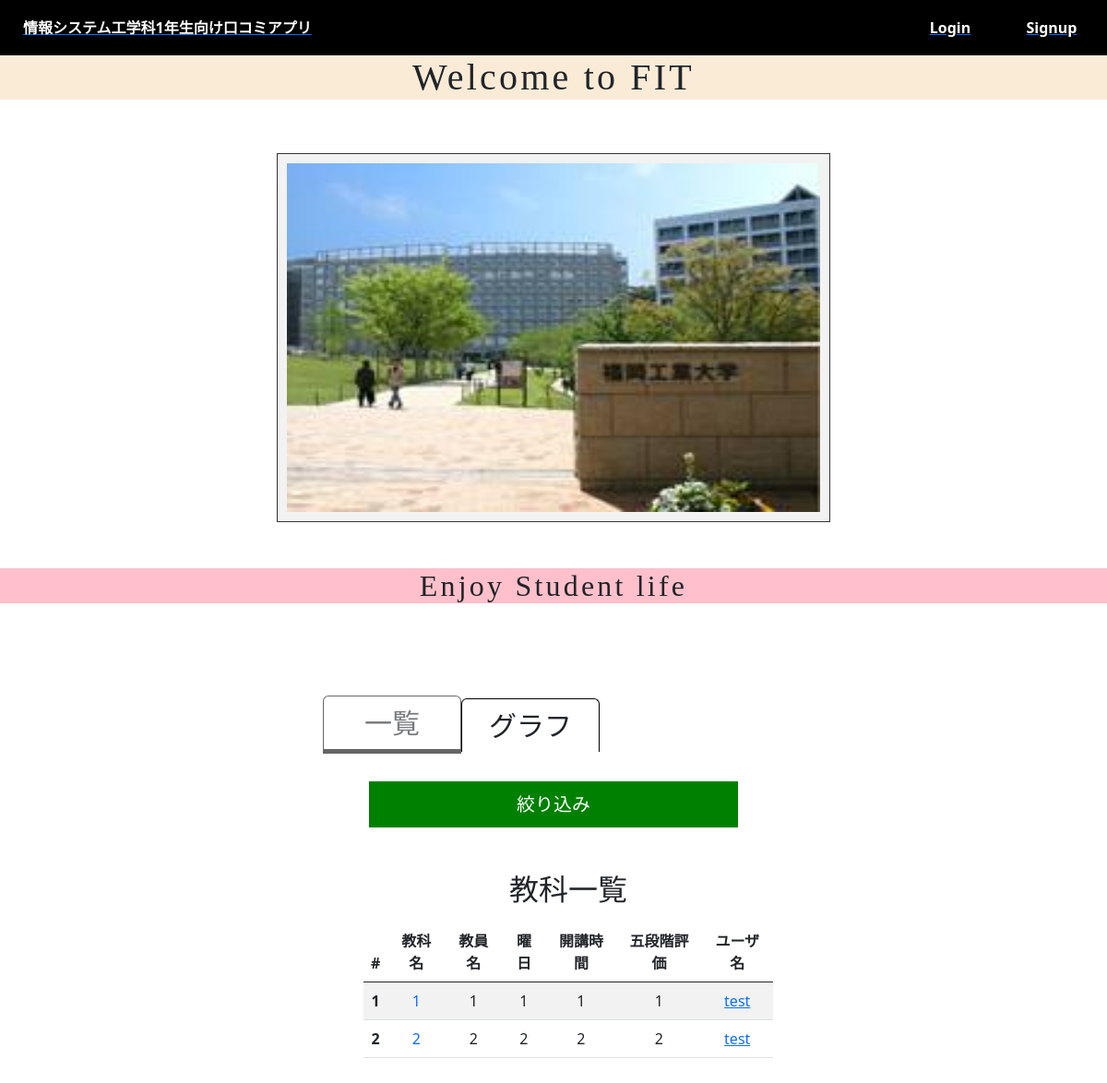
The page / on the database its author committed.
### app.py (models this page shows)
class Review(db.Model):
    id = db.Column(db.Integer, primary_key=True)
    subject = db.Column(db.String(50), nullable=False)#教科名
    teacher = db.Column(db.String(50), nullable=False)#教員名
    day = db.Column(db.String(50), nullable=False)#曜日
    time = db.Column(db.Integer, nullable=False)#開講時間
    review = db.Column(db.Integer, nullable=False)#レビュー
    point = db.Column(db.Integer, nullable=True)# 五段階評価
    pastImage = db.Column(db.String(100), nullable=False)#過去問ファイル
    good_count = db.Column(db.Integer, default=0)
    user_id = db.Column(db.Integer, db.ForeignKey("user.id"),nullable=False)
    good = False

class User(UserMixin, db.Model):
    id = db.Column(db.Integer, primary_key=True)
    email = db.Column(db.String(100), unique=True)
    password = db.Column(db.String(100))
    name = db.Column(db.String(1000))
    userimage = db.Column(db.String(100))
    comment = db.Column(db.String(1000))
    reivews = db.relationship("Review", backref="user",
                            lazy="dynamic", cascade="delete")

### app.py (the view)
@app.route("/",methods=["GET","POST"])
def index():
    review_input = request.args.get("search")
    if review_input is None or len(review_input) == 0:
        reviews = Review.query.join(User).all()
    else:
        reviews = db.session.query(Review).filter(or_(Review.subject.like(review_input), Review.teacher.like(review_input))).all()
    return render_template("base.html", reviews=reviews)

### templates/base.html (shortened to what this page needs)
<!DOCTYPE html>
<html lang="ja">
  <head>
    <link
      href="https://cdn.jsdelivr.net/npm/bootstrap@5.0.2/dist/css/bootstrap.min.css"
      rel="stylesheet"
    />
    <link
      href="https://use.fontawesome.com/releases/v5.9.0/css/all.css"
      rel="stylesheet"
    />
    <link
      rel="stylesheet"
      href="{{ url_for('static', filename='css/style.css') }}"
    />
  </head>
  <body>
    {% include"app/header.html" %} {% include "app/main.html" %} {% include
    "app/section.html" %} {% block content %}{% endblock %}
  </body>
</html>

### templates/app/section.html (shortened to what this page needs)
<div class="section">
  <div class="box">
    <div class="tabs">
      <div class="tab is-active" data-tab="0">一覧</div>
      <div class="tab" data-tab="1">グラフ</div>
    </div>
    <div class="contents1">
      <div class="content1" data-content="0">
        <section>
          <div class="accordion">
            <p class="menu js-menu">絞り込み</p>
          </div>
          <div class="table">
            <ul class="list">
              <div class="container mt-4">
                <h2>教科一覧</h2>
                <table class="table table-striped">
                  <thead>
                    <tr>
                      <th scope="col">#</th>
                      <th scope="col">教科名</th>
                      <th scope="col">教員名</th>
                      <th scope="col">曜日</th>
                      <th scope="col">開講時間</th>
                      <th scope="col">五段階評価</th>
                      <th scope="col">ユーザ名</th>
                    </tr>
                  </thead>
                  <tbody>
                    {% for review in reviews %}
                      <th scope="row">{{review.id}}</th>
                      <td>
                        <a class="text-decoration-none" href="{{url_for('show', id=review.id)}}">
                          {{review.subject}}
                        </a>
                      </td>
                      <td>{{review.teacher}}</td>
                      <td>{{review.day}}</td>
                      <td>{{review.time}}</td>
                      <td>{{review.point}}</td>
                      <td>
                        <a href="{{url_for('profile', user_id=review.user_id)}}">
                          {{review.user.name}}
                        </a>
                      </td>
                    {% endfor %}
                </tbody>
              </table>
              </div>
            </ul>
          </div>
        </section>
      </div>
    </div>
  </div>
</div>

### static/css/style.css (style rules this page uses)
* { margin: 0; padding: 0; box-sizing: border-box; }
section { margin-top: 30px; }
.accordion { width: 400px; margin: 0 auto; }
.menu { background-color: green; color: white; font-size: 20px; padding: 10px; text-align: center; cursor: pointer; user-select: none; }
.table ul { margin-top: 100px; margin: 3px auto; margin-left: auto; margin-right: auto; }
.box { width: 500px; margin: 100px auto; }
.tabs { display: flex; align-items: center; }
.tab { border: 1px solid #000; border-bottom: none; padding: 6px; font-size: 30px; text-align: center; border-radius: 6px 6px 0 0; width: 30%; }
.tab.is-active { opacity: 0.6; font-size: 30px; border-bottom: 5px solid #000; }
.contents1 { font-size: 16px; text-align: center; }

### rows shown on the page
Review: id "1", subject "1", teacher "1", day "1", time "1", point "1", user.name "test"
Review: id "2", subject "2", teacher "2", day "2", time "2", point "2", user.name "test"
